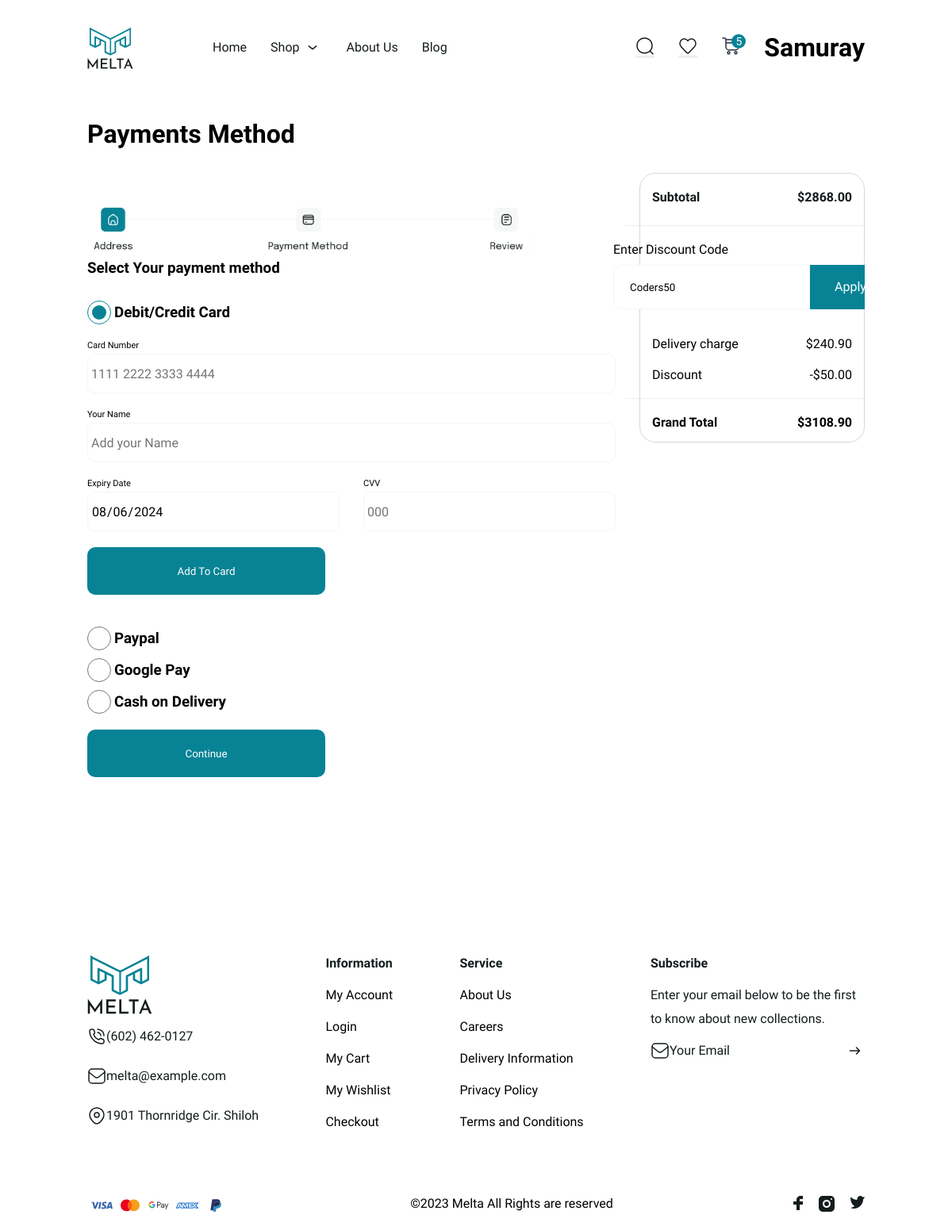
/payments/ (signed in), run on the app's committed database.
### home/models.py (models this page shows, shortened)
class UserOrderSummary(models.Model):
    user = models.OneToOneField(User,on_delete=models.CASCADE)
    discounts= models.ForeignKey(Discounts,null=True,db_constraint=False,on_delete=models.CASCADE,blank=True )
    discount_value= models.DecimalField(max_digits=10,decimal_places=2,default=0)
    subtotal= models.DecimalField(max_digits=10,decimal_places=2,default=0)
    payments = models.ForeignKey(Payments , null=True, blank=True,on_delete=models.CASCADE)
    address = models.ForeignKey(UserAddress, on_delete=models.SET_NULL, null=True, blank=True)
    total_delivery_cost= models.DecimalField(max_digits=10,decimal_places=2,default=0)
    grand_total= models.DecimalField(max_digits=10,decimal_places=2,default=0)

class Discounts(models.Model):
    code = models.CharField(max_length=50,unique=True)
    discount_type = models.CharField(max_length=50,choices=[('percentage', 'Percentage'), ('fixed', 'Fixed Amount')])
    discount_amount = models.DecimalField(max_digits=5, decimal_places=2)
    max_discount_amount = models.DecimalField(max_digits=5,decimal_places=2)
    is_active = models.BooleanField(default=True)
    def __str__(self):
        return self.code

### home/views.py (the view)
# urls.py: path('payments/',payments_view, name='payments'),
def payments_view(request):
    order = Order.objects.filter(customers=request.user, status=False)
    user_order_summary = UserOrderSummary.objects.get(user=request.user)
    address = UserAddress.objects.filter(user=request.user)
    context={'address':address,'user_order_summary':user_order_summary,'update_address': update_address,'order':order}
    return render(request, 'payment.html',context)

### home/models.py (called while the page is built)
    def get_main_image(self):
        first_image = self.images.first()
        return first_image.images.url if first_image else None

### templates/payment.html (shortened to what this page needs)
{% extends "base.html" %}
{% block body %}
<div class="payments">
    <h1>Payments Method</h1>
      <div class="payments_body">
            <div class="payments_about">
              <div class="shipping_icon">
                    <img src="/media/navbar-footer_img/shipping_icon.png" alt="png" />
              </div>
              <h3>Select Your payment method</h3>
              <div class="payment_select" >
                  <div class="debit_form">
                    <label id="debit_lab" for="debit">
                      <input checked type="radio" name="payment_method" id="debit">
                      <h3>Debit/Credit Card</h3>
                    </label>
                    <form action="{% url 'add-card' %}" class="form-container"  method="post">
                      <label for="card_number">Card Number<input placeholder="1111 2222 3333 4444"  type="number"  name="transaction_id" id="card_number"></label>
                      <label for="card_username">Your Name<input type="text"  placeholder="Add your Name"  name="name" id="card_username"></label>
                      <div>
                        <label for="card_date">Expiry Date<input type="date" name="payment_date" value="2024-08-06" id="card_date"></label>
                        <label for="card_cvv">CVV<input type="number" placeholder="000" maxlength="3"  name="cvv" id="card_cvv"></label>
                      </div>
                      <button type="submit" style="height: 60px;width:300px"  class="pro_btn">Add To Card</button>
                    </form>
                  </div>
                  <div class="debit_form">
                    <label  id="paypal_lab" for="paypal">
                      <input type="radio" name="payment_method" id="paypal">
                      <h3>Paypal</h3>
                    </label>
                  </div>
                  <div class="debit_form">
                    <label  id="google_lab" for="googlepay">
                      <input type="radio" name="payment_method" id="googlepay">
                      <h3>Google Pay</h3>
                    </label>
                  </div>
                  <div class="debit_form">
                    <label id="cash_lab" for="cash"><input type="radio" name="payment_method" id="cash">
                      <h3>Cash on Delivery</h3>
                    </label>
                  </div>
              <a href=""> <button type="button" style="height: 60px;width:300px;margin-top:10px"  class="pro_btn">Continue</button></a>
            </div>
        </div>
      <div class="checkout_right">
        <div class="subtotal">
          <h4>Subtotal</h4>
          <h4>${{ user_order_summary.subtotal|floatformat:2}}</h4>
        </div>
        <hr id="subtotal_hr" />
        <div class="">
          <span style="text-align:left;">Enter Discount Code</span>
          <div class="coupon">
            <form class="coupon_input" method="post" action="{% url 'apply-discount' %}">
              {% if user_order_summary.discounts %}
              <input required type="text" id="coupon-code" value="{{user_order_summary.discounts}}" name="discount_code" placeholder="Enter discount code"/>
              {% else %}
              <input required type="text" id="coupon-code" value="" name="discount_code" placeholder="Enter discount code"/>
              {% endif %}
                      <button type="submit" id="apply-coupon">Apply</button>
                    </form>
        </div>
      </div>
      <div class="delivery">
        <div>Delivery charge</div>
        <div>
          ${{user_order_summary.total_delivery_cost|floatformat:2}}
        </div>
      </div>
      <div class="delivery">
        {% if user_order_summary.discount_value > 0 %}
        <div>Discount</div>
        <div>-${{user_order_summary.discount_value}}</div>
        {% endif %}
      </div>
        <hr id="subtotal_hr" />
        <div class="total">
          <h4>Grand Total</h4>
          <h4 >${{user_order_summary.grand_total|floatformat:2}}</h4>
        </div>
      </div>
        </div>
      </div>
      </div>
{% endblock body %}

### templates/base.html (shortened to what this page needs)
{% load static %}
<!DOCTYPE html>
<html lang="en">
<head>
    <link rel="stylesheet" href="https://cdnjs.cloudflare.com/ajax/libs/font-awesome/6.5.1/css/all.min.css" />
    <link rel="stylesheet" href="{% static 'product.css'%}">
    <link rel="stylesheet" href="{%static 'style.css'%}">
</head>
<body>
    <div class="">
        <div class="navbar">
          <div class="nav">
            <div class="logo_text">
              <img
              src="/media/navbar-footer_img/homepage_logo.svg"
                alt="header-logo"
                class="header_logo"
              />
            </div>
            <ul class="header_menu">
              <li><a href="{% url 'home' %}">Home</a></li>
              <li>
                <a href="{% url 'products' %}">Shop <img src="/media/navbar-footer_img/down.svg" alt="down" /></a>
              </li>
              <li><a href="">About Us</a></li>
              <li><a href="">Blog</a></li>
            </ul>
          </div>
          <div class="nav_login">
            <ul class="header_icon">
              <li>
                <button class="icon-button">
                  <img src="/media/navbar-footer_img/search_icon.svg" alt="" />
                </button>
              </li>
              <li>
                <button class="icon-button">
                  <img src="/media/navbar-footer_img/fav_icon.svg" alt="" />
                </button>
              </li>
              <li>
                <button id="shop_btn" onclick="card_view(event)" class="icon_button">
                  <img src="/media/navbar-footer_img/shopbuy_icon.svg" alt="" />
                  <span id="shopcount">1</span>
                </button>
              </li>
            </ul>
            {% if request.user.is_authenticated %}
            <h1>{{request.user.username|title}}</h1>
              {% else %}
              <button class="login-button"><span>Login</span></button>
            {% endif %}
          </div>
        </div>
      </div>
      <div id='container' class="container">
    {% block body %}
    {% endblock body %}
    <div class="">
        <div class="footer">
          <ul>
            <img
              src="/media/navbar-footer_img/homepage_logo.svg"
              alt="footer-logo"
              class="footer_logo"
            />
            <li class="media_icon">
              <img src="/media/navbar-footer_img/calling.svg" alt="">
              <span>(602) 462-0127</span>
            </li>
            <li class="media_icon">
              <img src="/media/navbar-footer_img/gmail.svg" alt="">
              <span>melta@example.com</span>
            </li>
            <li class="media_icon">
              <img src="/media/navbar-footer_img/location.svg" alt="">
              <span>1901 Thornridge Cir. Shiloh</span>
            </li>
          </ul>
          <ul>
            <li><span class="bold">Information</span></li>
            <li><a href="">My Account</a></li>
            <li><a href="">Login</a></li>
            <li><a href="">My Cart</a></li>
            <li><a href="">My Wishlist</a></li>
            <li><a href="">Checkout</a></li>
          </ul>
          <ul>
            <li><span class="bold">Service</span></li>
            <li><a href="">About Us</a></li>
            <li><a href="">Careers</a></li>
            <li><a href="">Delivery Information</a></li>
            <li><a href="">Privacy Policy</a></li>
            <li><a href="">Terms and Conditions</a></li>
          </ul>
          <ul>
            <li><span class="bold">Subscribe</span></li>
            <li>
              Enter your email below to be the first <br> to know about new
              collections.
            </li>
            <li class="gmail">
              <img src="/media/navbar-footer_img/gmail.svg" alt="gmail icon">
              <span style="margin-right: 145px;">Your Email</span>
              <img src="/media/navbar-footer_img/right.svg" alt="right icon"></li>
          </ul>
        </div>
        <br><br>
        <div class="footer_end">
          <ul class="pay_card">
              <li><img src="/media/navbar-footer_img/Visa.svg" alt="Visa"></li>
              <li><img src="/media/navbar-footer_img/Mastercard.svg" alt="Mastercard"></li>
              <li><img src="/media/navbar-footer_img/GooglePay.svg" alt="GooglePay"></li>
              <li><img src="/media/navbar-footer_img/Amex.svg" alt="Amex"></li>
              <li><img src="/media/navbar-footer_img/PayPal.svg" alt="PayPal"></li>
          </ul>
          <span>©2023 Melta All Rights are reserved️ </span>
          <ul class="social">
              <li><img src="/media/navbar-footer_img/fb.svg" alt="facebook icon"></li>
              <li><img src="/media/navbar-footer_img/instagram.svg" alt="instagram icon"></li>
              <li><img src="/media/navbar-footer_img/twitter.svg" alt="twitter icon"></li>
          </ul>
        </div>
      </div>
</body>
</html>

### static/product.css (style rules this page uses)
* { margin: 0; padding: 0; box-sizing: border-box; border: none; text-decoration: none; list-style: none; font-family: "Epilogue", sans-serif; user-select: none; }
a { color: black; }
body { padding: 10px 110px; }
.container { display: flex; flex-direction: column; overflow: hidden; width: 100%; gap: 20px; padding: 40px 0px; }
.pro_btn { background-color: #088395; width: 400px; height: 100%; border-radius: 10px; border: none; color: white; cursor: pointer; }

### data on the page
UserOrderSummary: subtotal "2868.00", discount_code "Coders50", total_delivery_cost "240.90", discount_value "50.00", grand_total "3108.90"

### other printed values
{{ request.user.username|title }} "Samuray"
